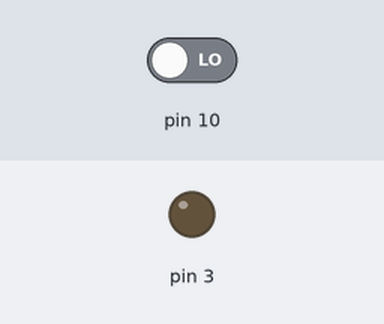
A sketch run on a simulated Arduino Uno, built with avr-gcc and run on an emulated ATmega328P. On the bench: output pins drawn as LEDs (lit = HIGH). Inputs (shaded band) come from the test bench; at power-on: pin 10 LOW.

Above: at 1.2 s.
1.3 s: pin 10 driven HIGH
At 2.6 s:
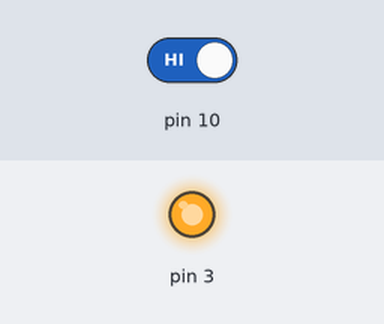
2.9 s: pin 10 driven LOW
At 3.9 s:
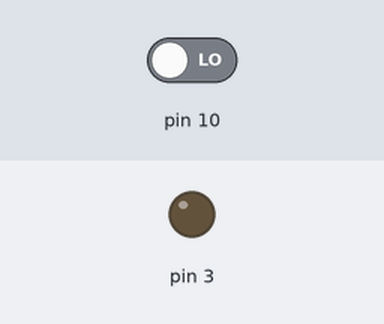
Timing chart, 0 to 5.9 s (numbered marks = the images above; inputs shaded):
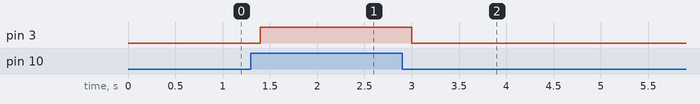

Measured:
- after the input at 1.3 s, pin 3: LOW → HIGH after 0.10 s
- after the input at 2.9 s, pin 3: HIGH → LOW after 0.10 s

The sketch:

14_IR.ino
```cpp
void setup() {
pinMode(3, OUTPUT);
pinMode(10, INPUT);
}
void loop() {
int hasObstacle = digitalRead(10);
if (hasObstacle == 1) {
digitalWrite(3, HIGH);
}
else {
digitalWrite(3, LOW);
}
delay(200);
}
```
